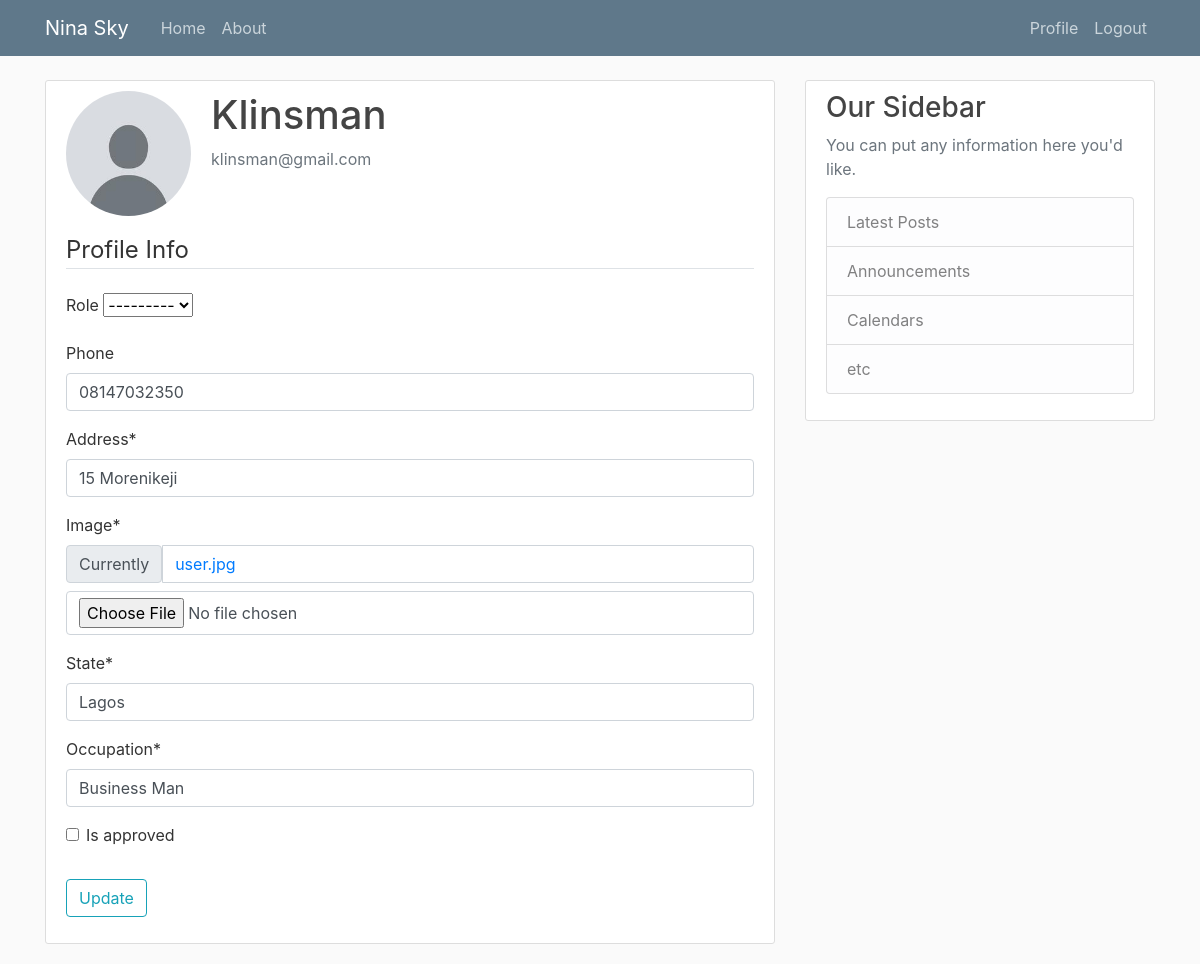
The page /web/userprofile/klinsman/ (signed in) on the database its author committed.
### account/models.py (models this page shows, shortened)
class CustomUser(AbstractBaseUser, PermissionsMixin):
    username = models.CharField(unique=True, max_length=25)
    email = models.EmailField(_("email address"), unique=True)
    is_approved = models.BooleanField(default=False)
    is_staff = models.BooleanField(default=False)
    is_active = models.BooleanField(default=True)
    date_joined = models.DateTimeField(default=timezone.now)
    USERNAME_FIELD = "email"
    REQUIRED_FIELDS = ["username"]
    objects = CustomUserManager()

class Profile(models.Model):
    user = models.OneToOneField(CustomUser, on_delete=models.CASCADE)
    role = models.ForeignKey(Role, on_delete=models.CASCADE, blank=True, null=True)
    phone = models.CharField(max_length=20, blank=True, null=True)
    address = models.CharField(max_length=100, blank=True, null=True)
    image = models.ImageField(default="user.jpg", upload_to="profile_pics")
    dob = models.DateField(default=None)
    address = models.CharField(max_length=225)
    state = models.CharField(max_length=225, default='')
    occupation = models.CharField(max_length=50)
    nature = models.CharField(max_length=25, choices=NATURE, default="")
    status = models.CharField(max_length=10, choices=STATUS, default='')

### web/views.py (the view)
# urls.py: path("userprofile/<str:username>/", new_profile, name="user-profile"),
@login_required
def new_profile(request, *args, **kwargs):
    username = kwargs.get("username")
    print(username)
    profile = get_object_or_404(Profile, user__username=username)
    if request.method == 'POST':
        form = ProfileEditForm(request.POST, request.FILES, instance=profile)
        if form.is_valid():
            form.save()
            messages.success(request, f'Your account has been updated!')
            return redirect(reverse('profile'))  # Redirect to profile view page after saving
    else:
        form = ProfileEditForm(instance=profile)
    return render(request, 'web/new_profile.html', {'form': form, 'profile': profile})

### web/forms.py (shortened to what this page needs)
class ProfileEditForm(forms.ModelForm):
    is_approved = forms.BooleanField(required=False)
    class Meta:
        model = Profile
        fields = ['role', 'phone', 'address',  'image', 'state', 'occupation']
    def __init__(self, *args, **kwargs):
        super(ProfileEditForm, self).__init__(*args, **kwargs)
        if self.instance.user.is_approved:
            self.initial['is_approved'] = True
        else:
            self.initial['is_approved'] = False

### account/models.py (called while the page is built)
    def __str__(self):
        return self.name

### templates/web/new_profile.html (shortened to what this page needs)
{% extends "web/new_base.html" %}
{% load crispy_forms_tags %}
{% block content %}
    <div class="content-section">
      <div class="media">
        <img class="rounded-circle account-img" src="{{ user.profile.image.url }}">
        <div class="media-body">
          <h2 class="account-heading">{{ profile.user.username|title }}</h2>
          <p class="text-secondary">{{ profile.user.email }}</p>
        </div>
      </div>
      <form method="POST" enctype="multipart/form-data">
          <fieldset class="form-group">
              <legend class="border-bottom mb-4">Profile Info</legend>
              {{ form|crispy }}
          </fieldset>
          <div class="form-group">
              <button class="btn btn-outline-info" type="submit">Update</button>
          </div>
      </form>
    </div>
{% endblock content %}

### static/css/base.css (style rules this page uses)
body { background: #fafafa; color: #333333; margin-top: 5rem; }
h1, h2, h3, h4, h5, h6 { color: #444444; }
.content-section { background: #ffffff; padding: 10px 20px; border: 1px solid #dddddd; border-radius: 3px; margin-bottom: 20px; }
.account-img { height: 125px; width: 125px; margin-right: 20px; margin-bottom: 16px; }
.account-heading { font-size: 2.5rem; }

### rows shown on the page
CustomUser: profile.image (placeholder picture)
Profile: user.username "Klinsman", user.email "klinsman@gmail.com", role "---------", phone "08147032350", address "15 Morenikeji", state "Lagos", occupation "Business Man"
